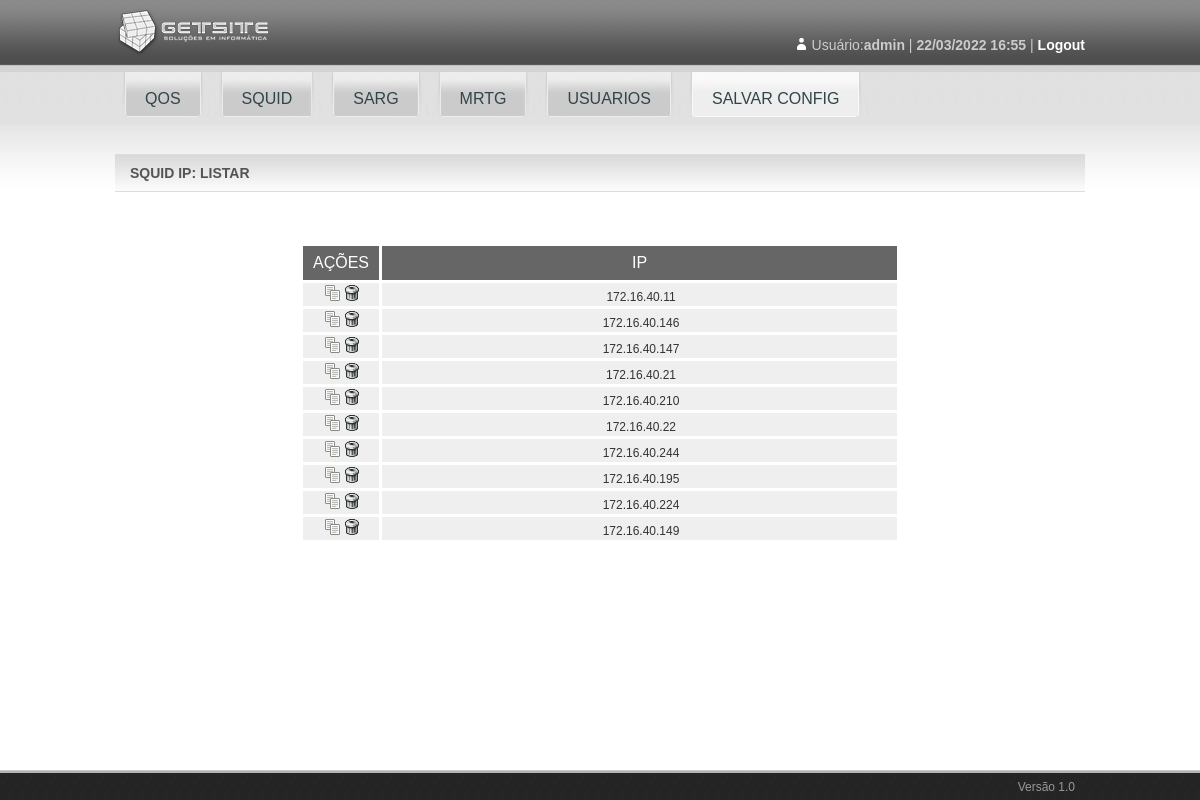
Page /admin/tlibListar.php (signed in) on the committed database.
### tables this page shows
CREATE TABLE `tlib` (
  `lib_id` int(11) NOT NULL auto_increment,
  `lib` varchar(20) default NULL,
  PRIMARY KEY  (`lib_id`)
);

### admin/config.inc.php (called while the page is built, shortened)
<?php
$bdconfig['servidor'] = 'localhost';
$bdconfig['usuario']  = 'root';
$bdconfig['senha']    = 'R3d3@Sj@';
$bdconfig['banco']    = 'db-admsquid';
$debugBanco = false;
?>

### admin/classes/Tabela.class.php (called while the page is built, shortened)
<?php
abstract class Tabela {
  static $conexao;
  protected $tabela;
  protected $chavePrimaria;
  function __construct() {
    global $bdconfig;
    if (!$this->conexao) $this->conexao = new mysqli($bdconfig['servidor'],
                                                     $bdconfig['usuario'],
                                                     $bdconfig['senha'],
                                                     $bdconfig['banco']);
  }
	function execSQL($sql)
	{
    $resultado = $this->conexao->query($sql);
    if ($resultado) {
      return $resultado;
    } else {
			echo "<hr><pre>$sql</pre><hr>";
      echo $this->conexao->error;
      exit;
    }
  }
  function listarPorChave ($chave){
		$sql = "SELECT * FROM " . $this->tabela . "
            WHERE " . $this->chavePrimaria . " = '$chave'";
		$resultado = $this->execSQL($sql);
    return $resultado->fetch_object();
  }
  function listar ($filtro=null, $ordem=null, $limite=null){
		$sql = "SELECT * FROM " . $this->tabela;
		return $this->execSQL($sql);
  }
  function pegarChave (){
    return $this->chavePrimaria;
  }
  function pegarNomeTabela (){
    return $this->tabela;
  }
 }

### admin/classes/Viewer.class.php (the view, shortened to what this page needs)
<?php
class Viewer {
static function gerarTopoAdmin () {
    echo '<!DOCTYPE html PUBLIC "-//W3C//DTD XHTML 1.0 Transitional//EN" "http://www.w3.org/TR/xhtml1/DTD/xhtml1-transitional.dtd">
<html xmlns="http://www.w3.org/1999/xhtml">
<head>
<meta http-equiv="Content-Type" content="text/html; charset=utf-8" />
<link href="lib/css/base.css" rel="stylesheet" type="text/css" />
<link href="lib/css/geral.css" rel="stylesheet" type="text/css" />
<title>GETSITE</title>
</head>
<body>
<div id="wrap">
      <div id="topo">
      <div class="wrapper">
      		<h1>Logo do Cliente</h1>
            <div id="dados-login-topo">
            	<p>Usuário:<b>' . $_SESSION['login'] . "</b> | <b>" . $_SESSION['horalogin'] . '</b> | <a href="logout.php" id="logout-link">Logout</a></p>
            </div>
      </div>
      </div>
';
  }
  static function gerarMenuAdmin () {
    echo '      <div id="menu">
      <div class="wrapper">
      	<ul id="mainNav" class="dropdown dropdown-horizontal">
      	<li><a href="#" class="order order-gray"><span>QOS</span></a>
            </li>
            <li><a href="#" class="order order-gray"><span>SQUID</span></a>
            </li>
			<li><a href="squid-reports/index.html" class="order order-gray"><span>SARG</span></a></li>
			<li><a href="mrtg/index.html" class="order order-gray"><span>MRTG</span></a></li>
			<li><a href="#" class="order order-gray"><span>USUARIOS</span></a>
            </li>
			<li><a href="saveconfig.php" class="order order-white"><span>SALVAR CONFIG</span></a></li>
		  </ul>
      </div>
      </div>
';
  }
  static function gerarTabela($tabObj, $tabResult, $campos=null) {
 	$url = $_SERVER["PHP_SELF"];
	if ($url == "/admin/tuserssysListar.php"){
    $conteudo = '
  <table border="1" width="600">
    <tr>
      <th >AÇÕES</th>
';
    if ($campos) {
      foreach ($campos as $campo) {
    $conteudo .= '
      <th>' . $tabObj->legendas[$campo] . '</th>
';
        }
    } else {
      foreach ($tabObj->legendas as $campo) {
    $conteudo .= '
      <th>' . $campo . '</th>
';
        }
    }
    $conteudo .= '
    </tr>
';
    while ($tabLinha = $tabResult->fetch_array(MYSQLI_ASSOC)) {
       $conteudo .= '
    <tr>
      <td class="teste1">
            <a href="' . $tabObj->pegarNomeTabela() .  'Excluir.php?' . $tabObj->pegarChave() . "=" . $tabLinha[$tabObj->pegarChave()] . '">
            <img src="lib/imagens/excluir.png" alt="excluir" title="Excluir"></a>
      </td>
';
    if ($campos) {
      foreach ($campos as $campo) {
         $conteudo .= '
      <td>' . $tabLinha[$campo] . '</td>
';
      }
    } else {
      foreach ($tabLinha as $campo => $valor) {
        $conteudo .= '
      <td>' . $valor. '</td>
';
      }
    }
      $conteudo .= '
    </tr>
';
    }
    $conteudo .= '
  </table>
';
    echo $conteudo;
  }
	else {
    $conteudo = '
  <table border="1" width="600">
    <tr>
      <th >AÇÕES</th>
';
    if ($campos) {
      foreach ($campos as $campo) {
    $conteudo .= '
      <th>' . $tabObj->legendas[$campo] . '</th>
';
        }
    } else {
      foreach ($tabObj->legendas as $campo) {
    $conteudo .= '
      <th>' . $campo . '</th>
';
        }
    }
    $conteudo .= '
    </tr>
';
    while ($tabLinha = $tabResult->fetch_array(MYSQLI_ASSOC)) {
       $conteudo .= '
    <tr>
      <td class="teste1">
        <a href="' . $tabObj->pegarNomeTabela() .  'Editar.php?' . $tabObj->pegarChave() . "=" . $tabLinha[$tabObj->pegarChave()] . '">
            <img src="lib/imagens/editar.png" alt="editar" title="Editar"></a>
        <a href="' . $tabObj->pegarNomeTabela() .  'Excluir.php?' . $tabObj->pegarChave() . "=" . $tabLinha[$tabObj->pegarChave()] . '">
            <img src="lib/imagens/excluir.png" alt="excluir" title="Excluir"></a>
      </td>
';
    if ($campos) {
      foreach ($campos as $campo) {
         $conteudo .= '
      <td>' . $tabLinha[$campo] . '</td>
';
      }
    } else {
      foreach ($tabLinha as $campo => $valor) {
        $conteudo .= '
      <td>' . $valor. '</td>
';
      }
    }
      $conteudo .= '
    </tr>
';
    }
    $conteudo .= '
  </table>
';
    echo $conteudo;
  }
 }
    static function gerarRodape () {
    $login = '';
    echo '<div id="rodape">
      <div class="wrapper">
      		<p>Versão 1.0</p>
      </div>
      </div>
      ' . $login . '
</div>
</body>
</html>
';
  }
}

### admin/tlibListar.php (shortened to what this page needs)
<?php
$Usuario = new Usuario;
$Usuario = $Usuario->listarPorChave($_SESSION['login']);
$perfil = $Usuario->perfil;
Viewer::gerarTopoAdmin();
if ($perfil == "read") {
Viewer::gerarMenuRead();
} else {
Viewer::gerarMenuAdmin();
}
echo '
<div id="conteudo">
 <div class="wrapper">
<h2>SQUID IP: LISTAR</h2>
';
$campos = array('lib');
$Lib = new Lib;
$Lib_result = $Lib->listar(null, null);
Viewer::gerarTabela($Lib, $Lib_result, $campos);
echo '
</div>
</div>
';
Viewer::gerarRodape();

### rows in the picture
tlib: lib "172.16.40.11"
tlib: lib "172.16.40.146"
tlib: lib "172.16.40.147"
tlib: lib "172.16.40.21"
tlib: lib "172.16.40.210"
tlib: lib "172.16.40.22"
tlib: lib "172.16.40.244"
tlib: lib "172.16.40.195"
tlib: lib "172.16.40.224"
tlib: lib "172.16.40.149"

### other values in the picture
$_SESSION['login'] "admin"
$_SESSION['horalogin'] "22/03/2022 16:55"
$tabObj->legendas[$campo] "IP"
